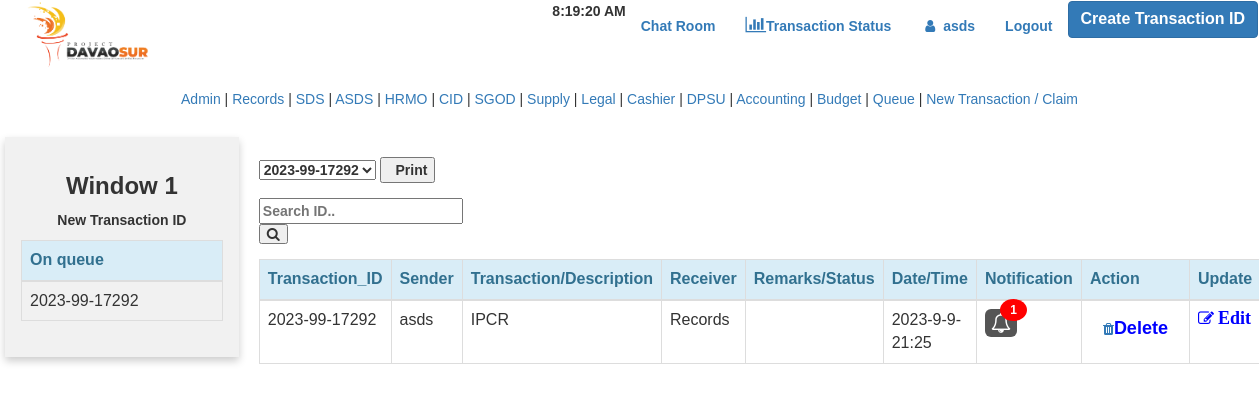
Screenshot of / (signed in) with the database file from the repository.
### tables this page shows
CREATE TABLE `member1` (
  `mem_id` int(11) NOT NULL,
  `trackid` varchar(100) NOT NULL,
  `date_created` varchar(255) NOT NULL,
  `firstname` varchar(50) NOT NULL,
  `lastname` varchar(50) NOT NULL,
  `section` varchar(50) NOT NULL,
  `address` varchar(50) NOT NULL
);

### index.php (the view, shortened to what this page needs)
<?php
$conn = mysqli_connect("localhost","root","@DavaosurDB2023","db_transfer");
$sql = "SELECT * FROM `member1` ORDER BY mem_id ASC";
$result = mysqli_query($conn,$sql);
?>
<?php
if(isset($_POST['search']))
{
    $valueToSearch = $_POST['valueToSearch'];
	$query = "SELECT * FROM `member1` WHERE  CONCAT(`trackid`)LIKE '%".$valueToSearch."%'";
    $search_result = filterTable($query);
}
    else {
        $query ="SELECT * FROM `member1` ORDER BY mem_id ASC";
        $search_result = filterTable($query);
    }
    function filterTable($query)
    {
        $connect = mysqli_connect("localhost", "root", "@DavaosurDB2023", "db_transfer");
        $filter_Result = mysqli_query($connect, $query);
        return $filter_Result;
    }
?>
<!DOCTYPE html>
<html lang="en">
<head>
    <link rel="stylesheet" href="https://maxcdn.bootstrapcdn.com/bootstrap/3.4.1/css/bootstrap.min.css">
    <link rel="stylesheet" href="https://maxcdn.bootstrapcdn.com/bootstrap/3.4.0/css/bootstrap.min.css">
    <link rel="stylesheet" type="text/css" href="css/bootstrap.css" />
    <link rel="stylesheet" href="https://cdnjs.cloudflare.com/ajax/libs/font-awesome/4.7.0/css/font-awesome.min.css">
    <link rel="stylesheet" href="https://cdnjs.cloudflare.com/ajax/libs/font-awesome/4.7.0/css/font-awesome.min.css">
    <link rel="stylesheet" href="https://maxcdn.bootstrapcdn.com/bootstrap/3.4.1/css/bootstrap.min.css">
</head>
<body>
    <nav class="navbar ">
        <div class="container-fluid">
            <div class="navbar-header">
                <img src="DAVAOSUR.png" width="150" height="70">
            </div>
            <ul class="nav navbar-nav navbar-right">
         <button class="btn btn-primary" onclick="generateTrackingID()" type="button" data-toggle="modal" data-target="#form_modal"> <font size="3"> <B>Create Transaction ID</B></font></button>
                <li> <B> <p id="demo"></p> </B> </li>
                <li> <a href="chat_index.php"><B>Chat Room</B></a></li>
                <li>
                    <a href="indexclient.php"> <i class="fa fa-bar-chart" style="font-size:18px"></i><B>Transaction
                            Status</B></a>
                </li>
                <li><a href="#"> <B><i class="fa fa-fw fa-user"></i> <span
                                class="nav-profile-name"><?php echo $_SESSION['user'];?> </span></B></a></li>
                <li> <a href="logout.php"><B>Logout</B></a></li>
            </ul>
        </div>
    </nav>
  <center><h5> <a href="index.php">Admin</a> | <a href="indexrecord.php">Records</a> | <a href="indexsds.php">SDS</a> | <a href="indexasds.php">ASDS</a> | <a href="indexhrmo.php">HRMO</a> | <a href="indexcid.php">CID</a>
  | <a href="indexsgod.php">SGOD</a> | <a href="indexsupply.php">Supply</a> | <a href="indexlegal.php">Legal</a> | <a href="indexcashier.php">Cashier</a>
  | <a href="indexdpsu.php">DPSU</a>   | <a href="indexacct.php">Accounting</a> | <a href="indexbudget.php">Budget</a> | <a href="indexqueue.php">Queue</a> | <a href="index_trans.php">New Transaction / Claim</a></h5> </center>
<br>
    <div class="row">
        <div class="column">
            <div class="card">
                <h3><B>Window 1<B></h3>
                <p>New Transaction ID</p>
                <table class="table table-bordered">
                    <thead class="alert-info">
                        <tr>
                            <th>On queue</th>
                        </tr>
                    </thead>
                    <tbody>
                        <?php
require'conn.php';
$query=mysqli_query($conn, "SELECT * FROM `member1` ORDER BY mem_id ASC ") or die(mysqli_error());
while($fetch=mysqli_fetch_array($query)){
?>
                        <tr>
                            <td><?php echo $fetch['trackid']?></td>
                        </tr>
                        <?php
						}
					?>
                    </tbody>
                </table>
            </div>
        </div>
        <br>
        <div class="column">
            <form class="" action="print.php" method="post" target="_blank">
            <div class="form-group">
                <select class="" name="trackid">
                    <?php
	while($rows =mysqli_fetch_array($result)){
		echo '<option value="'.$rows["trackid"].'">'.$rows["trackid"].'</option>';
	}
	?>
                </select>
                <input type="submit" name="search" value="  Print">
                </div>
            </form>
            <form action="index.php" method="post" enctype="multipart/form-data">
            <div class="form-group">
                <input type="text" name="valueToSearch" placeholder="Search ID..">
                <button type="submit" name="search" value="Search"><i class="fa fa-search"></i></button>
                </div>
            </form>
            <table class="table table-bordered">
                <thead class="alert-info">
                    <tr>
                        <th>Transaction_ID</th>
                        <th>Sender</th>
                        <th>Transaction/Description</th>
                        <th>Receiver</th>
                        <th>Remarks/Status</th>
                        <th>Date/Time</th>
                        <th>Notification</th>
                        <th>Action</th>
                        <th>Update</th>
                    </tr>
                </thead>
                <tbody>
                    <?php while($fetch = mysqli_fetch_array($search_result)): ?>
                    <tr>
                        <td><?php echo $fetch['trackid']?></td>
                        <td><?php echo $_SESSION['user'];?></td>
                        <td><?php echo $fetch['lastname']?></td>
                        <td><?php echo $fetch['section']?></td>
                        <td><?php echo $fetch['address']?></td>
                        <td><?php echo $fetch['date_created']?></td>
                        <td>
                            <div class="dropdown">
                                <a href="#" class="notification"><i class="fa fa-bell-o"
                                        style="font-size:20px"></i><span class="badge">1</span></a>
                            </div>
                        </td>
                        <td>
                                    <button type="button" class="btn btn-link" data-target="#modal_confirmdel" data-toggle="modal"><i class="fa fa-trash"></i><font color="blue" size="4"><B>Delete</B></font></button>
                        </td>
                        <td>
                        <a href="edit_index.php?mem_id=<?php echo $fetch['mem_id']?>"><i class="fa fa-edit"
                                    style='font-size:16px;color:Blue'>
                                    <font size="4"><B>Edit
                               </B></font>
                               </i></a>
                        </td>
                    </tr>
                    <?php endwhile;?>
                </tbody>
            </table>
        </div>
    </div>
</body>
</html>

### index.php (style rules this page uses)
* { box-sizing: border-box; }
body { font-family: Arial, Helvetica, sans-serif; }
.notification { background-color: #555; color: white; text-decoration: none; padding: 4px 6px; position: relative; display: inline-block; border-radius: 6px; }
.notification .badge { position: absolute; top: -10px; right: -10px; padding: 5px 10px; border-radius: 50%; background-color: red; color: white; }
.dropdown { position: relative; display: inline-block; }
.column { float: left; width: 20%; padding: 0 10px; }
.row { margin: 0 -5px; }
.row:after { content: ""; display: table; clear: both; }
.card { box-shadow: 0 4px 8px 0 rgba(0, 0, 0, 0.2); padding: 16px; text-align: center; background-color: #f1f1f1; }

### rows the page displays
member1: trackid "2023-99-17292", lastname "IPCR", section "Records", date_created "2023-9-9-21:25"

### other values shown
$_SESSION['user'] "asds"
form field trackid "2023-99-17292"
